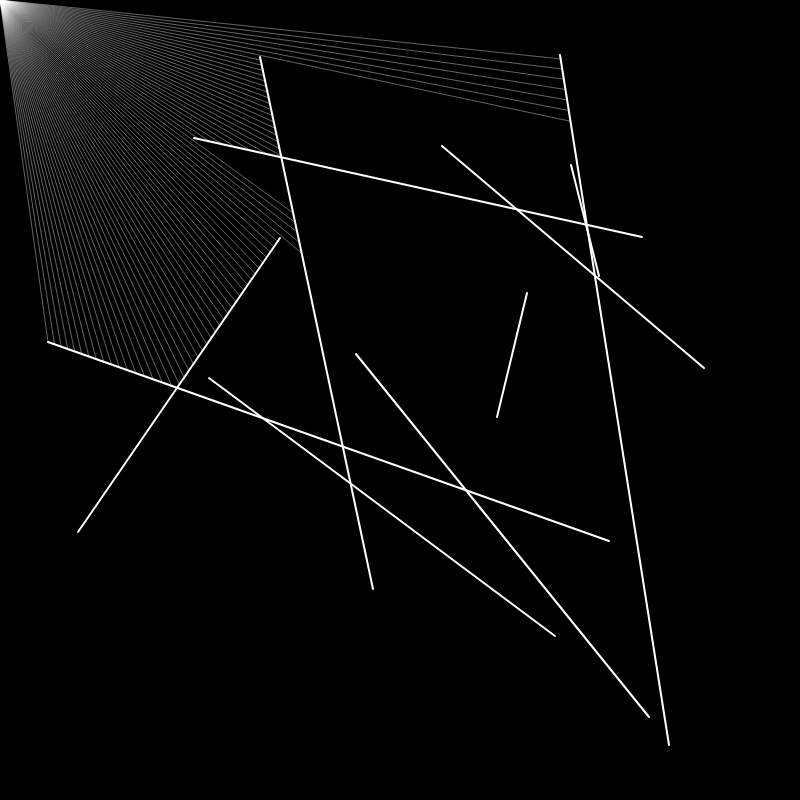
Frame 1 (no input)
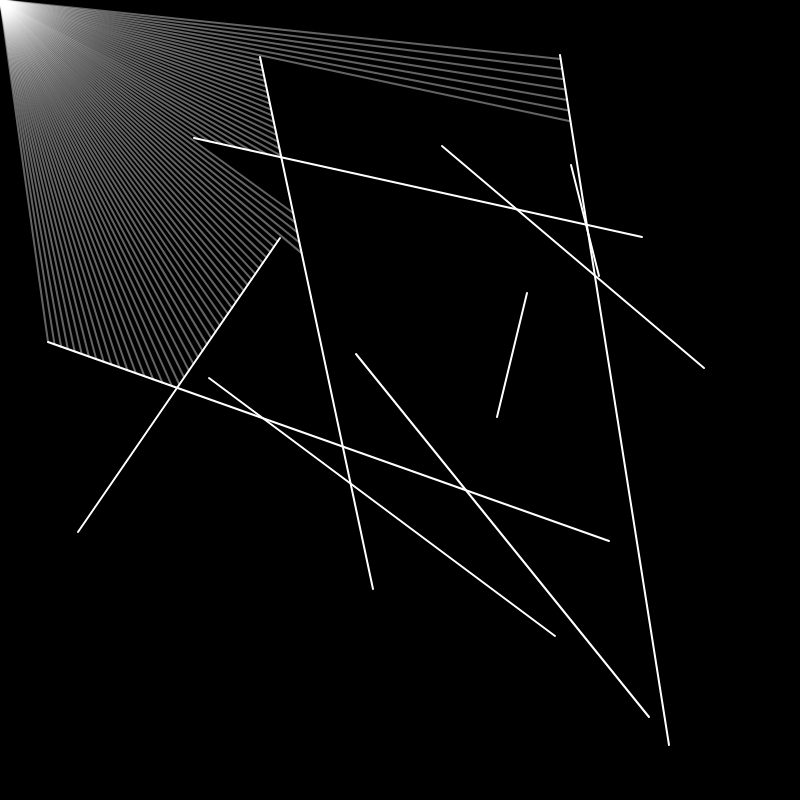
Frame 60 (no input)
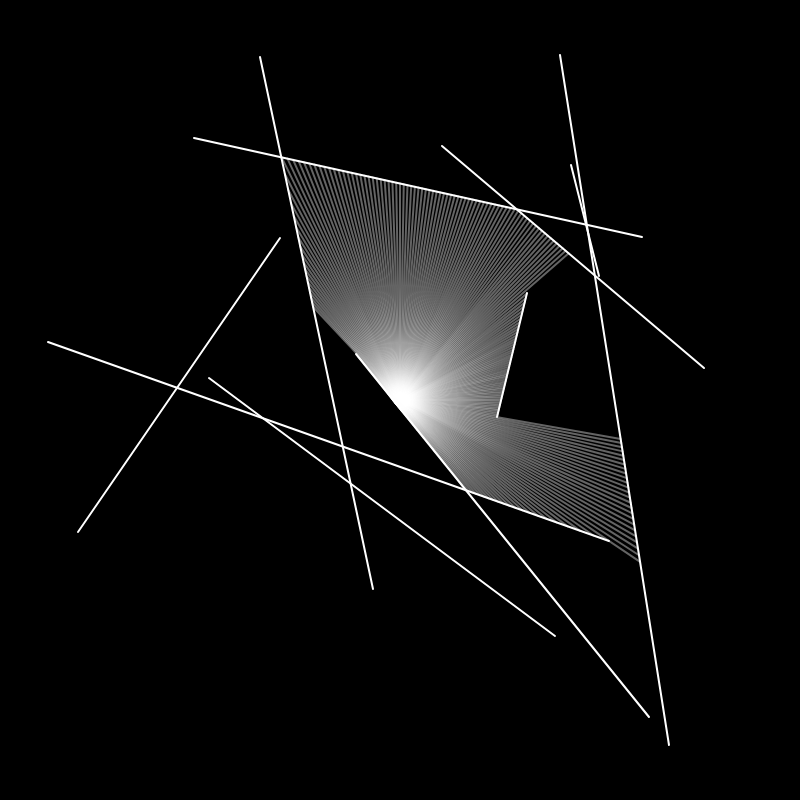
Frame 120 (the mouse pressed at the canvas centre since frame 60)

The p5.js sketch that drew these frames (run headless with seeded random() and noise() and a simulated clock; from frame 60 on, the mouse is pressed at the canvas centre):

// p5.js sketch
// ── sketch.js
// interval between light rays in degrees
const INTERVAL = 1;

// create light source scene
let source;

// create walls array
let walls = [];

/**
 * p5.js setup function.
 */
function setup() {
    // create drawing canvas
    createCanvas(800, 800);

    // setup light source
    source = new Source(1);

    // setup walls
    walls = Wall.createWalls(10);
}

/**
 * p5.js loop.
 */
function draw() {
    // paint background
    background(0);

    // update light source location
    source.setSource(mouseX, mouseY);

    // render light source
    source.render(walls);

    // render each wall
    for(let wall of walls)
    {
        wall.render();
    }
}
// ── ray.js
/**
 * Light ray abstraction.
 */

class Ray {
    /**
     * Constructor.
     *
     * Args:
     *  x(number): initial source x coordinate
     *  y(number): initial source y coordinate
     * 
     * Returns:
     *  undefined.
     */
    constructor(angle)
    {
        // store components
        this.direction = p5.Vector.fromAngle(radians(angle));
        this.color = [255, 255, 255, 100];
    }

    /**
     * I draw this ray representation.
     * 
     * Args:
     *  source(p5.Vector): ray source point
     * 
     * Returns:
     *  undefined.
     */
    render(source, intersection)
    {
        // render ray representation
        stroke(...this.color);
        line(source.x, source.y, intersection.x, intersection.y);
    }
}
// ── scene.js
/**
 * Scene abstraction.
 */

class Scene {
    /**
     * Constructor.
     * 
     * Args:
     *  interval(number): interval in degrees between each light source
     * 
     * Returns:
     *  undefined.
     */
    constructor(interval)
    {
        // store components
        this.source = createVector(mouseX, mouseY)
        this.rays = this.createRays(interval);
        this.walls = this.createWalls(5);
    }

    /**
     * I setup my light ray sources.
     * 
     * Args:
     *  interval(number): interval in degrees between each light source
     * 
     * Returns:
     *  rays(Array): array with created rays
     */
    createRays(interval)
    {
        // initialize rays vector
        let rays = [];

        // create rays along 360 degrees
        for(let i=0; i<360; i+=interval)
        {
            rays.push(new Ray(i));
        }

        // return them
        return rays;
    }

    /**
     * I create this scene walls.
     * 
     * Args:
     *  n(number): number of created walls
     * 
     * Returns:
     *  walls(Array): array of created walls
     */
    createWalls(n)
    {
        // create empty walls array
        let walls = [];

        // create walls and add to array
        for(let i=0; i<n; i++)
        {
            const beginX = int(random(100, width - 100));
            const beginY = int(random(100, height - 100));
            const endX = int(random(100, width - 100));
            const endY = int(random(100, height - 100));

            let begin = createVector(beginX, beginY);
            let end = createVector(endX, endY);

            walls.push(new Wall(begin, end));
        }

        // return them
        return walls;
    }

    /**
     * I set my light source position.
     * 
     * Args:
     *  x(number): source x coordinate
     *  y(number): source y coordinate
     * 
     * Returns:
     *  undefined.
     */
    setSource(x, y)
    {
        this.source = createVector(x, y);
    }

    /**
     * I render a representation of this scene.
     * 
     * Returns:
     *  undefined.
     */
    render()
    {
        // render each wall
        for(let wall of this.walls)
        {
            wall.render();
        }

        // render each light ray
        for(let ray of this.rays)
        {
            ray.render(this.source);
        }
    }
}
// ── source.js
/**
 * Light source abstraction.
 */

class Source {
    /**
     * Constructor.
     * 
     * Args:
     *  interval(number): interval in degrees between each light ray
     * 
     * Returns:
     *  undefined.
     */
    constructor(interval)
    {
        // store components
        this.origin = createVector(mouseX, mouseY)
        this.rays = this.createRays(interval);
    }

    /**
     * I setup my light rays.
     * 
     * Args:
     *  interval(number): interval in degrees between each light source
     * 
     * Returns:
     *  rays(Array): array with created rays
     */
    createRays(interval)
    {
        // initialize rays vector
        let rays = [];

        // create rays along 360 degrees
        for(let i=0; i<360; i+=interval)
        {
            rays.push(new Ray(i));
        }

        // return them
        return rays;
    }

    /**
     * I set my light source position.
     * 
     * Args:
     *  x(number): source x coordinate
     *  y(number): source y coordinate
     * 
     * Returns:
     *  undefined.
     */
    setSource(x, y)
    {
        this.origin = createVector(x, y);
    }

    /**
     * I check if a light ray intersects a wall and then return the intersection point.
     * 
     * Args:
     *  ray(Ray): light ray
     *  wall(Wall): boundary wall
     * 
     * Returns:
     *  intersection(p5.Vector or undefined): point of intersection with wall
     */
    intersects(ray, wall)
    {
        // get Bezier first degree parameters
        const x1 = wall.begin.x;
        const y1 = wall.begin.y;
        const x2 = wall.end.x;
        const y2 = wall.end.y;
        const x3 = this.origin.x;
        const y3 = this.origin.y;
        const x4 = x3 + ray.direction.x;
        const y4 = y3 + ray.direction.y;

        // compute t and u definitions denominator
        const denominator = (x1 - x2) * (y3 - y4) - (y1 - y2) * (x3 - x4);

        // denominator is zero: fail
        if(denominator === 0)
        {
            return;
        }

        // compute t and u parameters
        const t = ((x1 - x3) * (y3 - y4) - (y1 - y3) * (x3 - x4)) / denominator;
        const u = -((x1 - x2) * (y1 - y3) - (y1 - y2) * (x1 - x3)) / denominator;

        // ray intersects wall: return point of intersection
        if(t > 0 && t < 1 && u > 0)
        {
            let x = x1 + t * (x2 - x1);
            let y = y1 + t * (y2 - y1);
            return createVector(x, y);
        }

        // no intersection: fail
        return;
    }

    /**
     * I render a representation of this scene.
     * 
     * Returns:
     *  undefined.
     */
    render(walls)
    {
        // render each light ray
        for (let ray of this.rays)
        {
            // setup nearest intersection test
            let nearest = Infinity;
            let end = null;

            // iterating through all walls
            for(let wall of walls)
            {
                // get the intersection point
                const intersection = this.intersects(ray, wall);

                // ray and wall intersects: test it for nearest intersection
                if(intersection){

                    // compute distance between light source and intersection
                    const distance = intersection.dist(this.origin)

                    // intersection is closest: update
                    if(distance < nearest)
                    {
                        nearest = distance;
                        end = intersection;
                    }
                }
            }

            // intersection was found: render light ray
            if(end)
            {
                ray.render(this.origin, end);
            }
        }
    }

    
}
// ── wall.js
/**
 * Wall abstraction.
 */
class Wall {
    /**
     * Constructor.
     * 
     * Args:
     *  begin(p5.Vector): wall starting point
     *  end(p5.Vector): wall end point
     * 
     * Returns:
     *  undefined.
     */
    constructor(begin, end)
    {
        // store coordinates
        this.begin = begin;
        this.end = end;
    }

    /**
     * I draw this wall representation.
     * 
     * Returns:
     *  undefined
     */
    render()
    {
        stroke(255);
        strokeWeight(2);
        line(this.begin.x, this.begin.y, this.end.x, this.end.y);
    }

    /**
     * I create n walls and return them.
     * 
     * Args:
     *  n(number): number of created walls
     * 
     * Returns:
     *  walls(Array): array of created walls
     */
    static createWalls(n)
    {
        // create empty walls array
        let walls = [];

        // create walls and add to array
        for(let i=0; i<n; i++)
        {
            const beginX = int(random(0, width));
            const beginY = int(random(0, height));
            const endX = int(random(0, width));
            const endY = int(random(0, height));

            let begin = createVector(beginX, beginY);
            let end = createVector(endX, endY);

            walls.push(new Wall(begin, end));
        }

        // return them
        return walls;
    }
}
